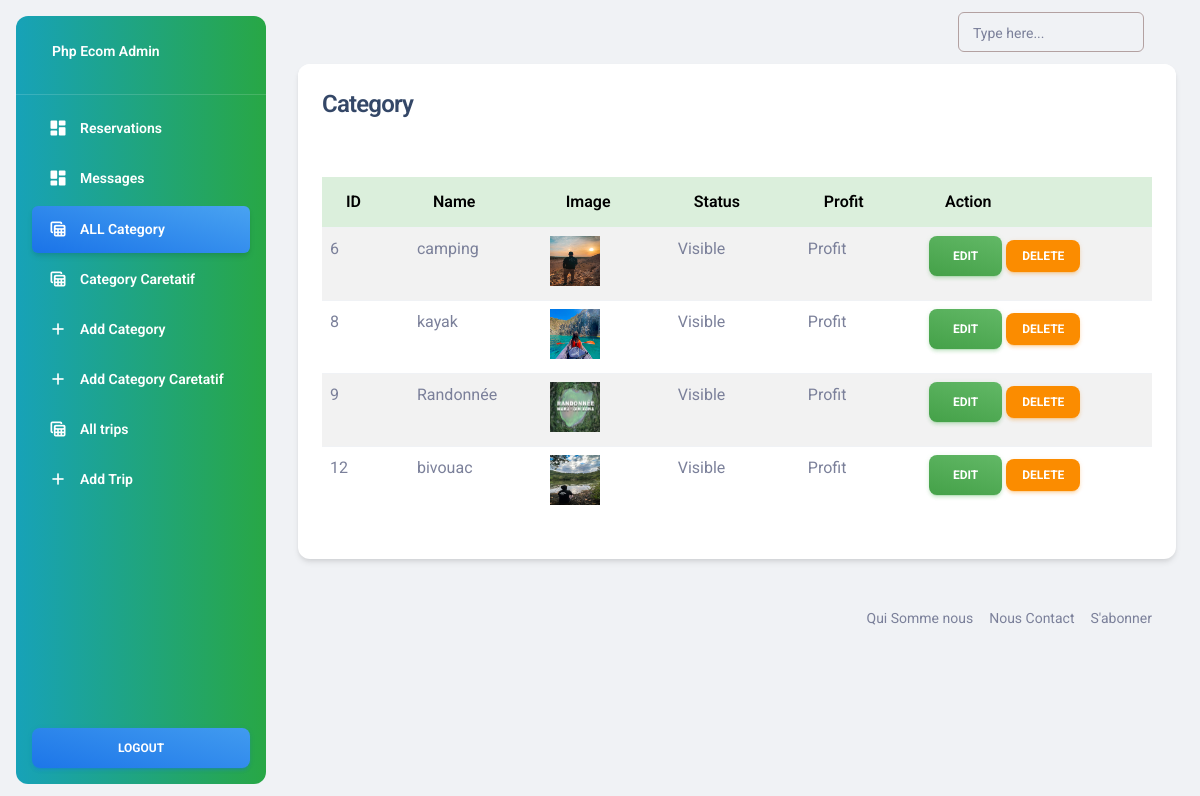
The app's page /admin/category.php (signed in) with its own data.
### tables this page shows
CREATE TABLE `categories` (
  `id` int(11) NOT NULL,
  `name` varchar(255) DEFAULT NULL,
  `slug` varchar(255) DEFAULT NULL,
  `description` varchar(255) DEFAULT NULL,
  `status` int(11) DEFAULT NULL,
  `image` varchar(255) DEFAULT NULL,
  `created_at` timestamp NOT NULL DEFAULT current_timestamp() ON UPDATE current_timestamp(),
  `is_profit` tinyint(1) NOT NULL DEFAULT 1
);

### functions/myfunctions.php (called while the page is built, shortened)
<?php
include(__DIR__ . '/../config/dbcon.php');
function getProfitCategories()
{
    global $con;
    $query = "SELECT * FROM categories WHERE is_profit = 1";
    $result = mysqli_query($con, $query);
    return $result;
}
?>

### admin/category.php (the view, shortened to what this page needs)
<?php
include('includes/header.php');
?>
<div class="container">
    <div class="row">
        <div class="col-md-12">
            <div class="card">
                <div class="card-header">
                    <h4>Category</h4>
                </div>
                <div class="card-body" id="category_table">
                    <table class="table table-bordred table-striped table-hover">
                        <thead>
                            <tr class="table-success">
                                <th>ID</th>
                                <th>Name</th>
                                <th>Image</th>
                                <th>Status</th>
                                <th>Profit</th>
                                <th>Action</th>
                            </tr>
                        </thead>
                        <tbody>
                            <?php
                            $category = getProfitCategories("categories");
                            if(mysqli_num_rows($category) > 0)
                            {
                                foreach($category as $item)
                                {?>
                                    <tr>
                                        <td><?= $item['id']; ?></td>
                                        <td><?= $item['name']; ?></td>
                                        <td>
                                            <img src="../uploads/<?= $item['image']; ?>" width="50px" height="50px" alt="<?= $item['name'] ?>">
                                        </td>
                                        <td>
                                            <?= $item['status'] == '0' ? "Visible" : "Hidden"?>
                                        </td>
                                        <td>
                                            <?= $item['is_profit'] == '1' ? "Profit" : "Non-Profit"?>
                                        </td>
                                        <td>
                                            <form action="code.php" method="POST">
                                            <a href="edit-category.php?id=<?= $item['id']; ?>" class="btn btn-primary bg-gradient-success">Edit</a>
                                                <button type="submit" class="btn btn-warning btn-sm" name="delete_category_btn">Delete</button>
                                            </form>
                                            </td>
                                    </tr>
                              <?php
                                }
                            }
                            else
                            {
                                echo "No Record Found";
                            }
                            ?>
                        </tbody>
                    </table>
                </div>
        </div>
    </div>
</div>
<?php   include('includes/footer.php');?>

### records on screen
categories: id "6", name "camping", image (picture), status "Visible", is_profit "Profit"
categories: id "8", name "kayak", image (picture), status "Visible", is_profit "Profit"
categories: id "9", name "Randonnée", image (picture), status "Visible", is_profit "Profit"
categories: id "12", name "bivouac", image (picture), status "Visible", is_profit "Profit"
